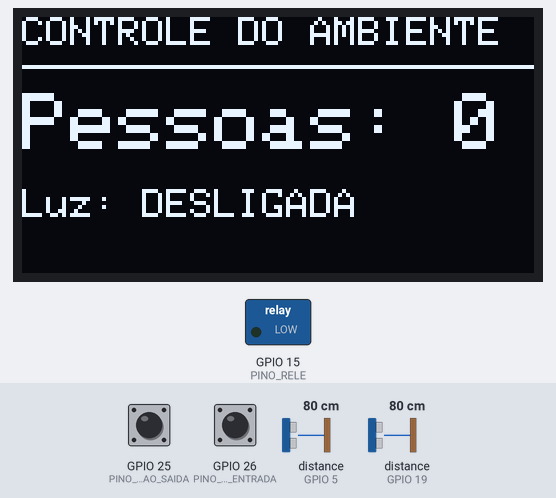
Recording of a sketch running on a simulated ESP32. Shown: 128×64 one-colour display, switched loads named in the sketch (green lamp = pin HIGH). Wiring (inferred from the names in the program): 2 × ultrasonic range finder: trigger GPIO 4, echo GPIO 5 / trigger GPIO 18, echo GPIO 19. The inputs (shaded band) are chosen by the test bench; at power-on: GPIO 26 (PINO_BOTAO_ENTRADA) HIGH, GPIO 25 (PINO_BOTAO_SAIDA) HIGH, distance to the obstacle (sensors on GPIO 5, GPIO 19) 80 cm. The echo pulse lasts 58.3 µs per cm; pins used as bus, display or sensor lines are not drawn.

Above: at 1.3 s.
1.4 s: GPIO 26 (PINO_BOTAO_ENTRADA) pulled LOW for 0.15 s
At 2.4 s:
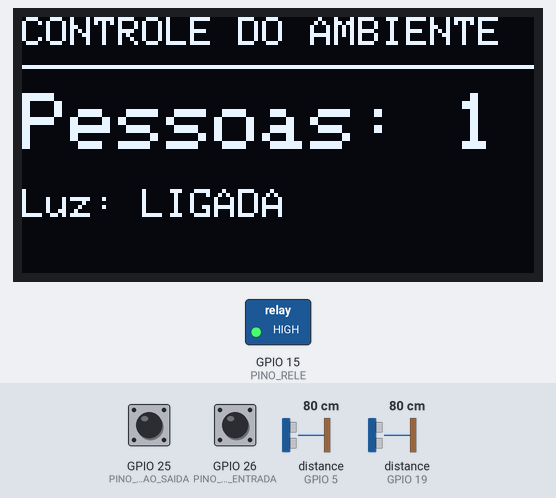
3.0 s: GPIO 25 (PINO_BOTAO_SAIDA) pulled LOW for 0.15 s
At 3.9 s:
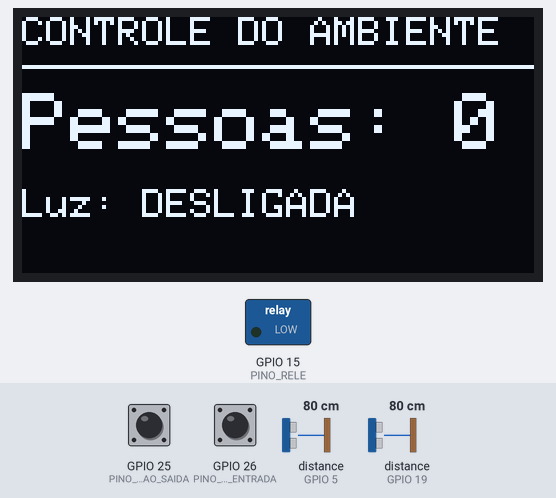
4.6 s: GPIO 26 (PINO_BOTAO_ENTRADA) pulled LOW for 1 s
At 5.0 s:
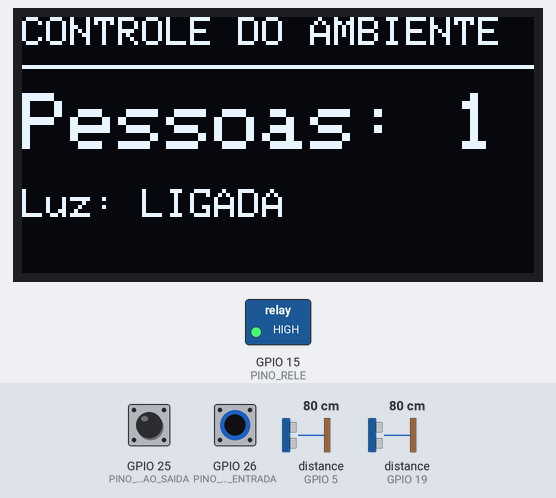
7.1 s: GPIO 25 (PINO_BOTAO_SAIDA) pulled LOW for 1 s
At 8.5 s:
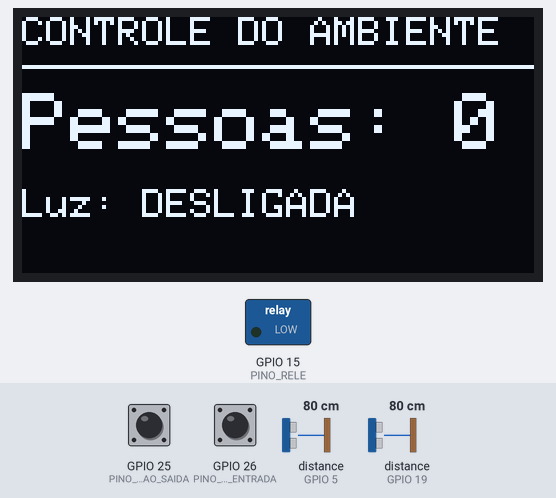
Timing chart, 0 to 10.1 s (numbered marks = the images above; inputs shaded):
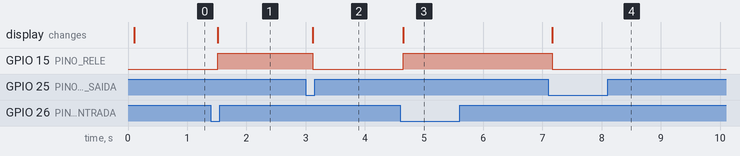

Measured:
- after the input at 1.4 s, GPIO 15 (PINO_RELE): LOW → HIGH after 0.11 s; the display: first differs from a run without the input after 0.11 s (image 1)
- after the input at 3.0 s, GPIO 15 (PINO_RELE): HIGH → LOW after 0.12 s; the display: first differs from a run without the input after 0.12 s (image 2)
- after the input at 4.6 s, GPIO 15 (PINO_RELE): LOW → HIGH after 0.05 s; the display: first differs from a run without the input after 0.05 s (image 3)
- after the input at 7.1 s, GPIO 15 (PINO_RELE): HIGH → LOW after 0.06 s; the display: first differs from a run without the input after 0.06 s (image 4)

The sketch:

iluminacao.ino
```cpp
#include <Wire.h>
#include <Adafruit_GFX.h>
#include <Adafruit_SSD1306.h>

#define RELE_ATIVO_LOW false

#if RELE_ATIVO_LOW
  #define RELE_LIGADO LOW
  #define RELE_DESLIGADO HIGH
#else
  #define RELE_LIGADO HIGH
  #define RELE_DESLIGADO LOW
#endif

#define TRIG_CIMA 4
#define ECHO_CIMA 5
#define TRIG_BAIXO 18
#define ECHO_BAIXO 19
#define PINO_RELE 15

// Botoes opcionais para apresentacao (ligar pino ao GND)
#define PINO_BOTAO_SAIDA 25
#define PINO_BOTAO_ENTRADA 26

#define LARGURA_OLED 128
#define ALTURA_OLED 64
#define ENDERECO_OLED 0x3C

Adafruit_SSD1306 oled(LARGURA_OLED, ALTURA_OLED, &Wire, -1);

const int DISTANCIA_GATILHO = 100;
const unsigned long TEMPO_MAXIMO_MOVIMENTO = 10000;

unsigned long tempoPrimeiraDeteccao = 0;
int estadoMovimento = 0;
int contadorPessoas = 0;

bool lampadaBloqueada = false;
unsigned long tempoLampadaLigada = 0;

int ultimoEstadoPessoas = 0;

bool cimaAntes = false;
bool baixoAntes = false;

bool botaoSaidaAntes = HIGH;
bool botaoEntradaAntes = HIGH;
unsigned long ultimoCliqueBotao = 0;

long lerDistancia(int pinoTrig, int pinoEcho) {
  digitalWrite(pinoTrig, LOW);
  delayMicroseconds(2);

  digitalWrite(pinoTrig, HIGH);
  delayMicroseconds(10);
  digitalWrite(pinoTrig, LOW);

  long duracao = pulseIn(pinoEcho, HIGH, 30000);

  if (duracao == 0) {
    return 999;
  }

  return duracao * 0.034 / 2;
}

void atualizarDisplayStatus() {
  oled.clearDisplay();
  oled.setTextColor(SSD1306_WHITE);

  oled.setTextSize(1);
  oled.setCursor(0, 0);
  oled.println("CONTROLE DO AMBIENTE");

  oled.drawLine(0, 12, 127, 12, SSD1306_WHITE);

  oled.setTextSize(2);
  oled.setCursor(0, 19);
  oled.print("Pessoas: ");
  oled.println(contadorPessoas);

  oled.setTextSize(1);
  oled.setCursor(0, 43);

  if (contadorPessoas == 0) {
    oled.println("Luz: DESLIGADA");
  } else if (lampadaBloqueada) {
    oled.println("Luz: BLOQUEADA");
  } else {
    oled.println("Luz: LIGADA");
  }

  oled.display();
}

void atualizarLampada() {
  if (contadorPessoas > 0) {
    digitalWrite(PINO_RELE, RELE_LIGADO);
  } else {
    digitalWrite(PINO_RELE, RELE_DESLIGADO);
  }
}

void setup() {
  Serial.begin(115200);

  pinMode(TRIG_CIMA, OUTPUT);
  pinMode(ECHO_CIMA, INPUT);
  pinMode(TRIG_BAIXO, OUTPUT);
  pinMode(ECHO_BAIXO, INPUT);

  pinMode(PINO_BOTAO_SAIDA, INPUT_PULLUP);
  pinMode(PINO_BOTAO_ENTRADA, INPUT_PULLUP);

  digitalWrite(PINO_RELE, RELE_DESLIGADO);
  pinMode(PINO_RELE, OUTPUT);

  Wire.begin(21, 22);

  if (oled.begin(SSD1306_SWITCHCAPVCC, ENDERECO_OLED)) {
    oled.clearDisplay();
    oled.display();
  }

  cimaAntes = lerDistancia(TRIG_CIMA, ECHO_CIMA) < DISTANCIA_GATILHO;
  delay(15);
  baixoAntes = lerDistancia(TRIG_BAIXO, ECHO_BAIXO) < DISTANCIA_GATILHO;

  atualizarLampada();
  atualizarDisplayStatus();
}

void loop() {
  // 1. Botoes opcionais de +1 (GPIO 26) e -1 (GPIO 25)
  bool botaoEntradaAtual = digitalRead(PINO_BOTAO_ENTRADA);
  if (botaoEntradaAntes == HIGH && botaoEntradaAtual == LOW && (millis() - ultimoCliqueBotao > 250)) {
    ultimoCliqueBotao = millis();
    contadorPessoas++;
    estadoMovimento = 0;
  }
  botaoEntradaAntes = botaoEntradaAtual;

  bool botaoSaidaAtual = digitalRead(PINO_BOTAO_SAIDA);
  if (botaoSaidaAntes == HIGH && botaoSaidaAtual == LOW && (millis() - ultimoCliqueBotao > 250)) {
    ultimoCliqueBotao = millis();
    if (contadorPessoas > 0) {
      contadorPessoas--;
    }
    estadoMovimento = 0;
  }
  botaoSaidaAntes = botaoSaidaAtual;

  // 2. Leitura dos sensores ultrassonicos
  long distCima = lerDistancia(TRIG_CIMA, ECHO_CIMA);
  delay(15);
  long distBaixo = lerDistancia(TRIG_BAIXO, ECHO_BAIXO);

  bool cimaPerto = distCima < DISTANCIA_GATILHO;
  bool baixoPerto = distBaixo < DISTANCIA_GATILHO;

  bool baixoAproximou = (!baixoAntes && baixoPerto);
  bool cimaAproximou  = (!cimaAntes && cimaPerto);
  bool cimaAfastou    = (cimaAntes && !cimaPerto);
  bool baixoAfastou   = (baixoAntes && !baixoPerto);

  if (estadoMovimento != 0 && (millis() - tempoPrimeiraDeteccao > TEMPO_MAXIMO_MOVIMENTO)) {
    estadoMovimento = 0;
  }

  if (estadoMovimento == 0) {
    // Entrada: Baixo aproxima primeiro (com Cima ainda longe)
    if (baixoAproximou && !cimaPerto) {
      estadoMovimento = 1;
      tempoPrimeiraDeteccao = millis();
    }
    // Saida (partindo de longe): Cima aproxima primeiro (com Baixo ainda longe)
    else if (cimaAproximou && !baixoPerto) {
      estadoMovimento = 2;
      tempoPrimeiraDeteccao = millis();
    }
    // Saida (partindo de perto): Cima afasta primeiro (com Baixo ainda perto)
    // Se Baixo afastar primeiro, nao entra aqui: apenas reseta livre para a proxima entrada!
    else if (cimaAfastou && baixoPerto) {
      estadoMovimento = 3;
      tempoPrimeiraDeteccao = millis();
    }
  }
  else if (estadoMovimento == 1) {
    if (cimaAproximou) {
      contadorPessoas++;
      estadoMovimento = 0;
    } else if (baixoAfastou) {
      estadoMovimento = 0; // Cancelou o movimento
    }
  }
  else if (estadoMovimento == 2) {
    if (baixoAproximou) {
      if (contadorPessoas > 0) contadorPessoas--;
      estadoMovimento = 0;
    } else if (cimaAfastou) {
      estadoMovimento = 0;
    }
  }
  else if (estadoMovimento == 3) {
    if (baixoAfastou) {
      if (contadorPessoas > 0) contadorPessoas--;
      estadoMovimento = 0;
    } else if (cimaAproximou) {
      estadoMovimento = 0;
    }
  }

  cimaAntes = cimaPerto;
  baixoAntes = baixoPerto;

  // 3. Atualiza lampada e display
  if (contadorPessoas != ultimoEstadoPessoas) {
    if (ultimoEstadoPessoas == 0 && contadorPessoas > 0) {
      tempoLampadaLigada = millis();
      lampadaBloqueada = false;
    }

    if (ultimoEstadoPessoas > 0 && contadorPessoas == 0) {
      lampadaBloqueada = false;
    }

    ultimoEstadoPessoas = contadorPessoas;
    atualizarDisplayStatus();
  }

  atualizarLampada();

  delay(50);
}
```
